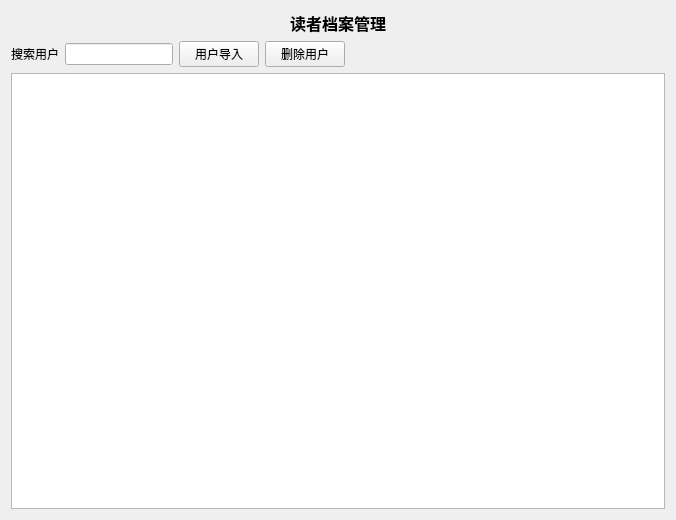
<?xml version="1.0" encoding="UTF-8"?>
<ui version="4.0">
 <class>usermgr</class>
 <widget class="QWidget" name="usermgr">
  <property name="geometry">
   <rect>
    <x>0</x>
    <y>0</y>
    <width>676</width>
    <height>520</height>
   </rect>
  </property>
  <property name="windowTitle">
   <string>Form</string>
  </property>
  <layout class="QGridLayout" name="gridLayout_3">
   <item row="2" column="0">
    <widget class="QTableView" name="usertableView"/>
   </item>
   <item row="1" column="0">
    <layout class="QGridLayout" name="gridLayout">
     <item row="0" column="0">
      <layout class="QGridLayout" name="gridLayout_2">
       <item row="1" column="1">
        <widget class="QLineEdit" name="selectuserEdit"/>
       </item>
       <item row="1" column="3">
        <widget class="QPushButton" name="btndelectuser">
         <property name="text">
          <string>删除用户</string>
         </property>
        </widget>
       </item>
       <item row="1" column="2">
        <widget class="QPushButton" name="btnimportuser">
         <property name="text">
          <string>用户导入</string>
         </property>
        </widget>
       </item>
       <item row="1" column="0">
        <widget class="QLabel" name="seluserlabel">
         <property name="text">
          <string>搜索用户</string>
         </property>
         <property name="alignment">
          <set>Qt::AlignmentFlag::AlignRight|Qt::AlignmentFlag::AlignTrailing|Qt::AlignmentFlag::AlignVCenter</set>
         </property>
        </widget>
       </item>
      </layout>
     </item>
     <item row="0" column="1">
      <spacer name="horizontalSpacer">
       <property name="orientation">
        <enum>Qt::Orientation::Horizontal</enum>
       </property>
       <property name="sizeHint" stdset="0">
        <size>
         <width>40</width>
         <height>20</height>
        </size>
       </property>
      </spacer>
     </item>
    </layout>
   </item>
   <item row="0" column="0">
    <widget class="QLabel" name="label">
     <property name="text">
      <string>&lt;html&gt;&lt;head/&gt;&lt;body&gt;&lt;p&gt;&lt;span style=&quot; font-size:12pt; font-weight:700;&quot;&gt;读者档案管理&lt;/span&gt;&lt;/p&gt;&lt;/body&gt;&lt;/html&gt;</string>
     </property>
     <property name="alignment">
      <set>Qt::AlignmentFlag::AlignCenter</set>
     </property>
    </widget>
   </item>
  </layout>
 </widget>
 <resources/>
 <connections/>
</ui>
